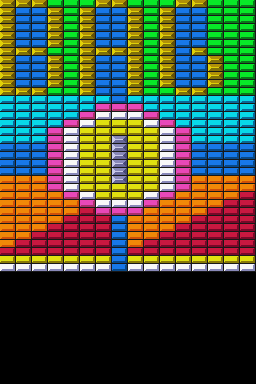

This is a level from a 2D game, rendered from its Tiled map with the project's own tilesets. A one-line summary and the map file follow, with tile-layer data summarised:
An orthogonal 16x48 tile map with 16x8 px tiles, 1 tile layer (Tile Layer 1).

<map version="1.0" orientation="orthogonal" width="16" height="48" tilewidth="16" tileheight="8">
 <tileset firstgid="1" name="brickTile" tilewidth="16" tileheight="8">
  <image source="brickTile.png" trans="ff00ff" width="224" height="8" />
 </tileset>
 <layer name="Tile Layer 1" width="16" height="48">
  <data>[768 cells, 544 non-empty, 10 distinct tile ids]</data>
 </layer>
</map>